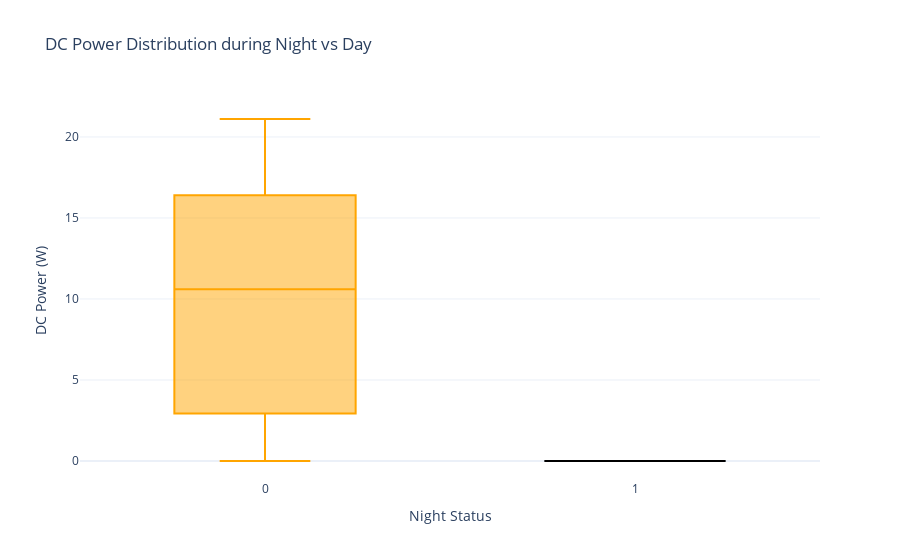

Source (notebook cell):
### Markdown cell above
### Power Generation at Night

### Code cell
df_night1 = df[["DC_POWER","IS_NIGHT"]]


fig_night = px.box(
    data_frame=df_night1, 
    x='IS_NIGHT', 
    y='DC_POWER', 
    title='DC Power Distribution during Night vs Day',
    labels={'IS_NIGHT': 'Is Night (1 = Yes, 0 = No)', 'DC_POWER': 'DC Power (|W)'},
    color='IS_NIGHT',
    color_discrete_map={0: 'orange', 1: 'black'}
)
fig_night.update_layout(
    template='plotly_white',
    xaxis_title='Night Status',
    yaxis_title='DC Power (W)',
    showlegend=False
)
fig_night.show()

### Figure 1 — Plotly figure (JSON) as saved in the notebook; plotly's stock layout.template omitted (floating-point values rounded to 4 significant figures; data arrays with more than 128 entries replaced by an {"elided": "..."} marker saying what was removed)
{"data": [{"alignmentgroup": "True", "hovertemplate": "Is Night (1 = Yes, 0 = No)=%{x}<br>DC Power (|W)=%{y}<extra></extra>", "legendgroup": "1", "marker": {"color": "black"}, "name": "1", "notched": false, "offsetgroup": "1", "orientation": "v", "showlegend": true, "type": "box", "x": {"elided": "220 int values"}, "x0": " ", "xaxis": "x", "y": {"elided": "220 int values"}, "y0": " ", "yaxis": "y"}, {"alignmentgroup": "True", "hovertemplate": "Is Night (1 = Yes, 0 = No)=%{x}<br>DC Power (|W)=%{y}<extra></extra>", "legendgroup": "0", "marker": {"color": "orange"}, "name": "0", "notched": false, "offsetgroup": "0", "orientation": "v", "showlegend": true, "type": "box", "x": {"elided": "260 int values"}, "x0": " ", "xaxis": "x", "y": {"elided": "260 float values"}, "y0": " ", "yaxis": "y"}], "layout": {"boxmode": "overlay", "legend": {"title": {"text": "Is Night (1 = Yes, 0 = No)"}, "tracegroupgap": 0}, "showlegend": false, "title": {"text": "DC Power Distribution during Night vs Day"}, "xaxis": {"anchor": "y", "categoryarray": [1, 0], "categoryorder": "array", "domain": [0, 1], "title": {"text": "Night Status"}}, "yaxis": {"anchor": "x", "domain": [0, 1], "title": {"text": "DC Power (W)"}}}}
